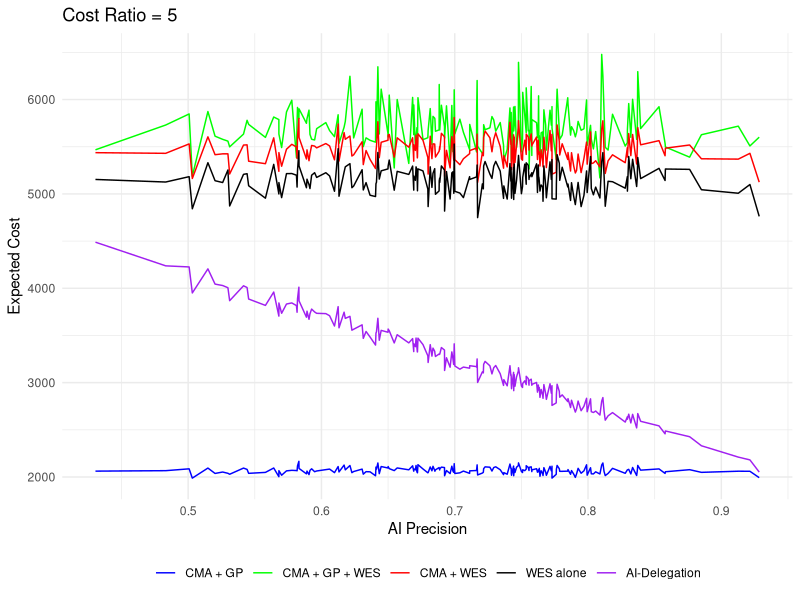
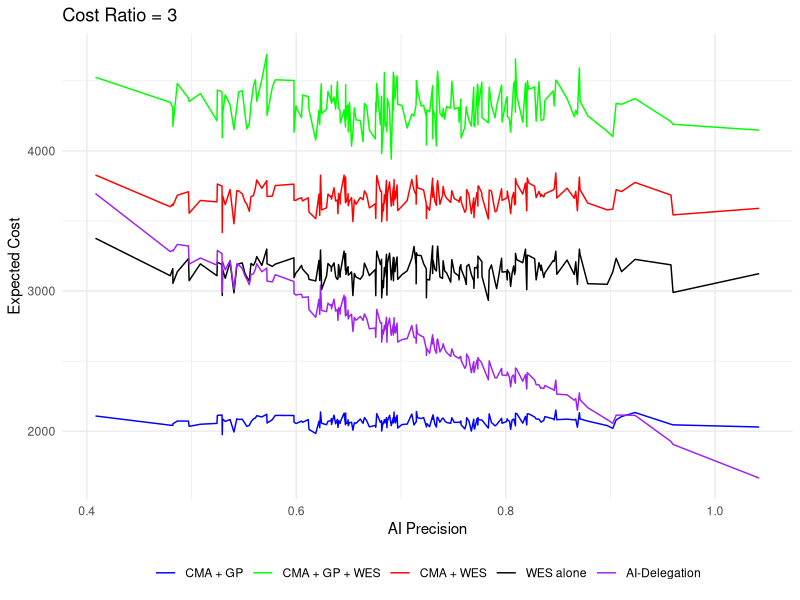
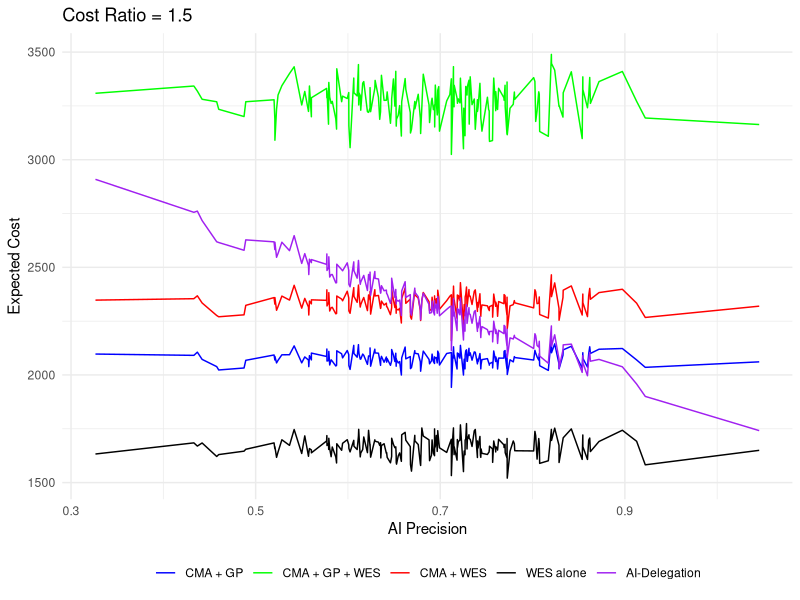

Write the R code that produced these figures, in order.
## ---- chunk 1
library(tidyverse)
library(ggplot2)
library(dplyr)
library(gridExtra)
## ---- chunk 2
set.seed(123)
## ---- chunk 3
generate_data <- function(n, cost_ratio) {
  
  # Simulate parameters
  post_test_positive <- 100  # post-test cost for positive diagnosis
  post_test_negative <- 200  # post-test cost for negative diagnosis
  
  cma_cost <- rgamma(n, 2010,2.44) # cost of CMA
  cma_yield <- rbeta(n, 154,1382) # CMA yield
  
  gp_cost <- rnorm(n, 1000, 30)  # gene-panel cost
  gp_yield <- rbeta(n, 24, 89)  # gene-panel yield
  
  wes_cost <- cost_ratio*gp_cost
  wes_yield_1tier <- rbeta(n, 27, 46)  # WES first-tier yield (mean 0.37)
  wes_yield_3tier <- rbeta(n, 228, 464) # WES third-tier yield (mean 0.33)
  wes_yield_2tier <- 0.35 # The yield of WES as second-tier test is slightly lower than first-tier but higher than third-tier

  ai_precision <- rnorm(n,0.7,0.1)  #AI precision
 
  # Expected cost for Scenario 1 (CMA + GP, standard testing)
  s1_cost <- cma_cost + cma_yield*post_test_positive + (1-cma_yield)*(post_test_negative + gp_cost + gp_yield*post_test_positive 
        + (1-gp_yield)*post_test_negative) 
  
  # Expected cost for Scenario 2 (CMA + GP + WES)
  s2_cost <- cma_cost + cma_yield*post_test_positive + (1-cma_yield)*(post_test_negative + gp_cost + gp_yield*post_test_positive 
        + (1-gp_yield)*(post_test_negative + wes_cost + wes_yield_3tier*post_test_positive + (1-wes_yield_3tier)*post_test_negative))
  
  # Expected cost Scenario 3 (CMA + WES)
  s3_cost <- cma_cost + cma_yield*post_test_positive + (1-cma_yield)*(wes_cost + wes_yield_2tier*post_test_positive 
        + (1-wes_yield_2tier)*post_test_negative) 
                    
  # Expected cost for Scenario 4 (WES alone)
  s4_cost <- wes_cost + wes_yield_1tier*post_test_positive + (1-wes_yield_1tier)*post_test_negative
  
  # AI-delegation cost
  ai1_cost <- cma_cost + cma_yield*post_test_positive + (1-cma_yield)*(gp_cost + ai_precision*post_test_positive + 
        (1-ai_precision)*(post_test_negative + wes_cost + wes_yield_3tier*post_test_positive +
        (1-wes_yield_3tier)*post_test_negative)) #This is only for r > r*
  
  # Expected effectiveness of scenario 1
  s1_eff <- gp_yield
  
  # Expected effectiveness of scenario 2
  s2_eff <- wes_yield_3tier
  
  # Expected effectiveness of scenario 3
  s3_eff <- rep(wes_yield_2tier,n)
  
  # Expected effectiveness of scenario 4
  s4_eff <- wes_yield_1tier
  
  # Expected effectiveness of AI-delegation mode
  ai_eff <- ai_precision + wes_yield_2tier*(1 - ai_precision)
  
  data <- data.frame(
    expected_cost = c(s1_cost, s2_cost, s3_cost, s4_cost, ai1_cost),
    expected_effectiveness = c(s1_eff, s2_eff, s3_eff, s4_eff, ai_eff),
    ai_performance = rep(ai_precision,5),
    cost_diff = rep(cost_ratio,5),
    scenario = rep(c("CMA + GP", "CMA + GP + WES", "CMA + WES", "WES alone","AI-Delegation"), each = n)
  )

  data$scenario <- factor(data$scenario, levels = c("CMA + GP", "CMA + GP + WES", "CMA + WES", "WES alone", "AI-Delegation"))
  return(data)
}
## ---- chunk 4
create_plot <- function(data, title) {
  
  ggplot(data, aes(x = ai_performance, y = expected_cost, color = scenario)) +
    geom_line() +
    labs(title = title, x = "AI Precision", y = "Expected Cost") +
    scale_color_manual(values = c("blue", "green", "red", "black", "purple")) +
    theme_minimal() +
    theme(legend.position = "bottom", legend.title = element_blank())
}
## ---- chunk 5
cost_ratio_1 <- generate_data(200,5)
cost_ratio_2 <- generate_data(200,3)
cost_ratio_3 <- generate_data(200,1.5)
## ---- chunk 6
plot1 <- create_plot(cost_ratio_1, "Cost Ratio = 5")
plot2 <- create_plot(cost_ratio_2, "Cost Ratio = 3")
plot3 <- create_plot(cost_ratio_3, "Cost Ratio = 1.5")
## ---- chunk 7
plot1
plot2
plot3
